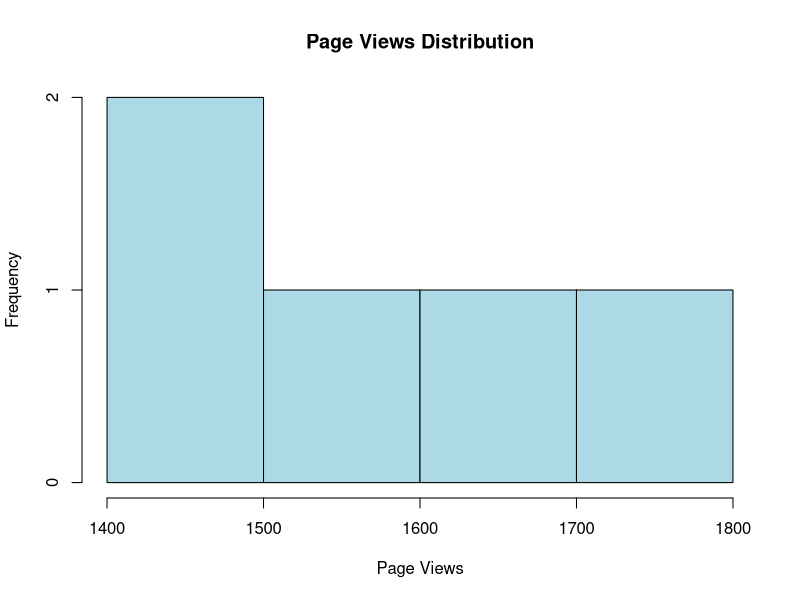
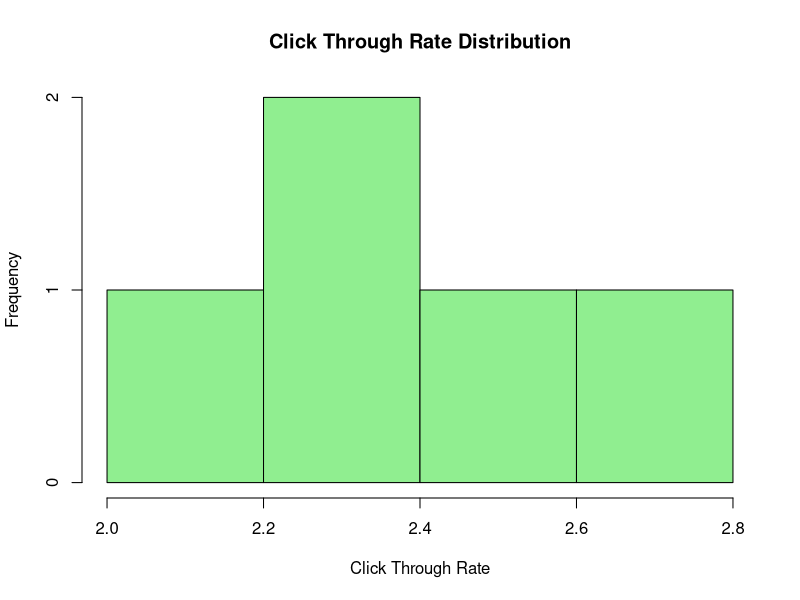

Generate these figures, in order, with R:
# Assuming your data frame is already defined as 'web_data'
web_data <- data.frame(
  Date = as.Date(c("2023-01-01", "2023-01-02", "2023-01-03", "2023-01-04", "2023-01-05")),
  Page_Views = c(1500, 1600, 1400, 1650, 1800),
  Click_through_Rate = c(2.3, 2.7, 2.0, 2.4, 2.6)
)

# Create a histogram for Page_Views
hist(web_data$Page_Views, main = "Page Views Distribution", xlab = "Page Views", ylab = "Frequency", col = "lightblue", border = "black")

# Create a histogram for Click_through_Rate
hist(web_data$Click_through_Rate, main = "Click Through Rate Distribution", xlab = "Click Through Rate", ylab = "Frequency", col = "lightgreen", border = "black")

